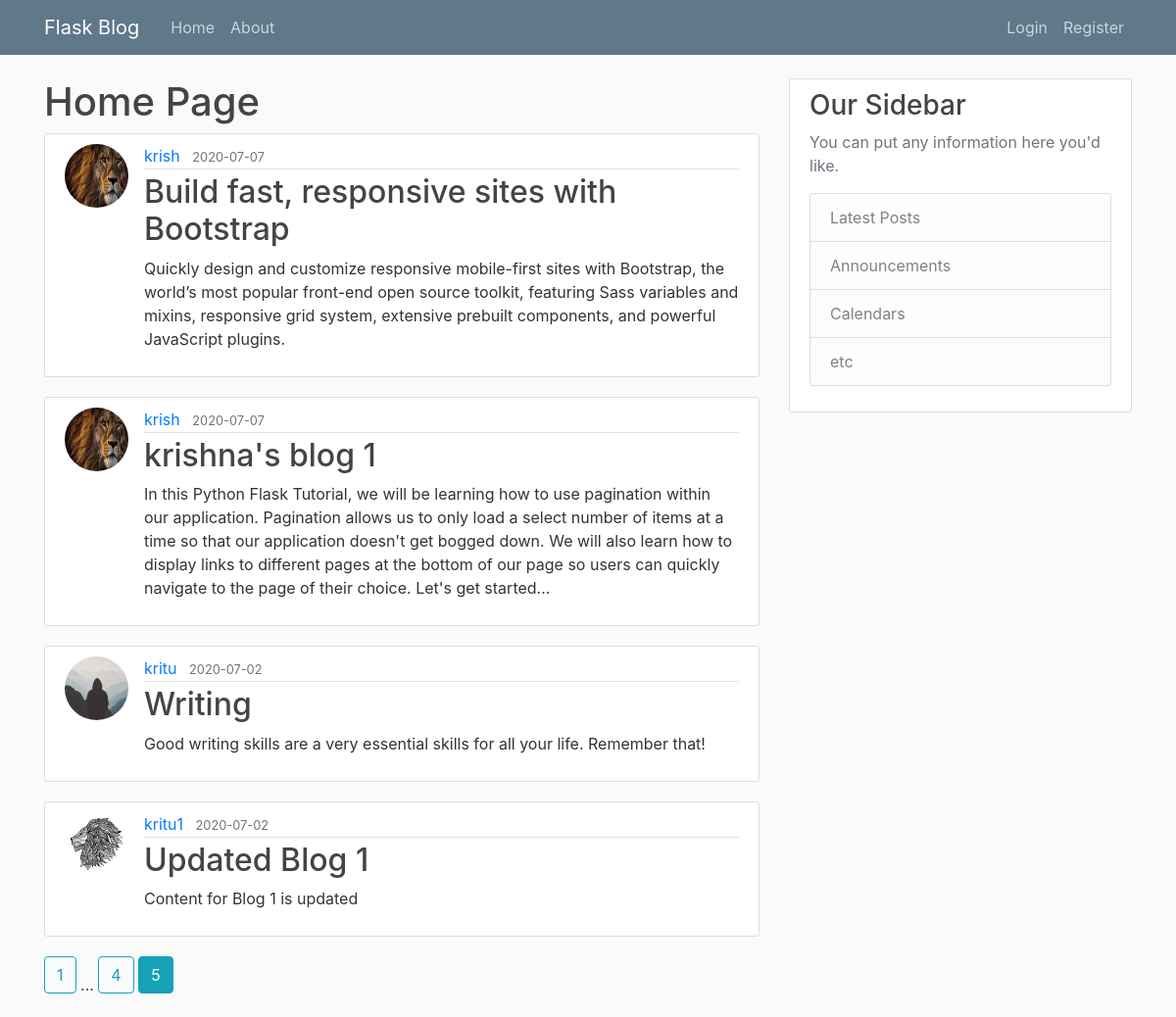
/home?page=5, run on the app's committed database.
### flaskblog/models.py (models this page shows, shortened)
class Post(db.Model):
    id = db.Column(db.Integer, primary_key = True)
    title = db.Column(db.String(100), nullable = False)
    date_posted = db.Column(db.DateTime, nullable= False, default = datetime.utcnow)
    content = db.Column(db.Text, nullable=False)
    user_id = db.Column(db.Integer, db.ForeignKey('user.id'), nullable=False)

class User(db.Model, UserMixin):
    id = db.Column(db.Integer, primary_key = True)
    username = db.Column(db.String(20), unique = True, nullable = False)
    email = db.Column(db.String(120), unique = True, nullable = False)
    image_file = db.Column(db.String(20), nullable = False, default = 'default.jpg')
    password = db.Column(db.String(60), nullable = False)
    posts = db.relationship('Post', backref='author', lazy=True)

### flaskblog/main/routes.py (the view)
@main.route('/')
@main.route('/home')
def nav_home():
    page = request.args.get('page', 1, type=int)
    posts = Post.query.order_by(Post.date_posted.desc()).paginate(page=page, per_page=5)
    return render_template('home.html', posts=posts)

### flaskblog/templates/home.html
{% extends "layout.html" %}
{% block content %}
    <h1>Home Page</h1>
    {% for post in posts.items %}
        <article class="media content-section">
            <img class="rounded-circle article-img" src="{{ url_for('static', filename='profile_pics/' + post.author.image_file) }}" alt="">
            <div class="media-body">
            <div class="article-metadata">
                <a class="mr-2" href="{{ url_for('users.user_post', username=post.author.username) }}">{{ post.author.username }}</a>
                <small class="text-muted">{{ post.date_posted.strftime('%Y-%m-%d') }}</small>
            </div>
            <h2><a class="article-title" href="{{ url_for('posts.post', post_id = post.id) }}">{{ post.title }}</a></h2>
            <p class="article-content">{{ post.content }}</p>
            </div>
        </article>
    {% endfor %}
    {% for page_num in posts.iter_pages(left_edge=1, right_edge=1, left_current=1, right_current=2) %}
        {% if page_num %}
            {% if posts.page == page_num %}
                <a class="btn btn-info mb-4" href="{{ url_for('main.nav_home', page=page_num) }}">{{ page_num }}</a>
            {% else %}
                <a class="btn btn-outline-info mb-4" href="{{ url_for('main.nav_home', page=page_num) }}">{{ page_num }}</a>
            {% endif %}
        {% else %}
            ...
        {% endif %}
    {% endfor %}
{% endblock content %}

### flaskblog/static/main.css (style rules this page uses)
body { background: #fafafa; color: #333333; margin-top: 5rem; }
h1, h2, h3, h4, h5, h6 { color: #444444; }
.content-section { background: #ffffff; padding: 10px 20px; border: 1px solid #dddddd; border-radius: 3px; margin-bottom: 20px; }
.article-title { color: #444444; }
.article-content { white-space: pre-line; }
.article-img { height: 65px; width: 65px; margin-right: 16px; }
.article-metadata { padding-bottom: 1px; margin-bottom: 4px; border-bottom: 1px solid #e3e3e3 }

### data on the page
Post: image_file (picture), author.username "krish", date_posted "2020-07-07", title "Build fast, responsive sites with Bootstrap", content "Quickly design and customize responsive mobile-first sites with Bootstrap, the world’s most popular front-end open source toolkit, featuring Sass variables and mixins, responsive grid system, extensive prebuilt components, and powerful JavaScript plugins."
Post: image_file (picture), author.username "krish", date_posted "2020-07-07", title "krishna's blog 1", content "In this Python Flask Tutorial, we will be learning how to use pagination within our application. Pagination allows us to only load a select number of items at a time so that our application doesn't get bogged down. We will also learn how to display links to different pages at the bottom of our page so users can quickly navigate to the page of their choice. Let's get started..."
Post: image_file (placeholder picture), author.username "kritu", date_posted "2020-07-02", title "Writing", content "Good writing skills are a very essential skills for all your life. Remember that!"
Post: image_file (picture), author.username "kritu1", date_posted "2020-07-02", title "Updated Blog 1", content "Content for Blog 1 is updated"

### other printed values
{{ page_num }} "1" "4"
{{ page_num }} "5"
